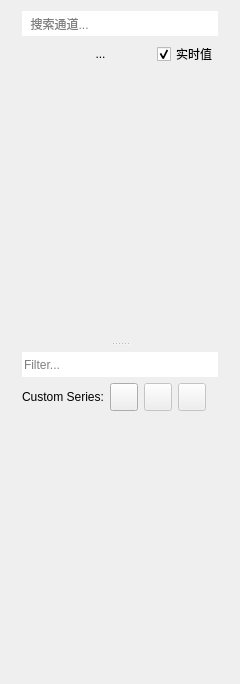
<?xml version="1.0" encoding="UTF-8"?>
<ui version="4.0">
 <class>CurveListPanel</class>
 <widget class="QWidget" name="CurveListPanel">
  <property name="geometry">
   <rect>
    <x>0</x>
    <y>0</y>
    <width>240</width>
    <height>684</height>
   </rect>
  </property>
  <property name="minimumSize">
   <size>
    <width>240</width>
    <height>0</height>
   </size>
  </property>
  <property name="maximumSize">
   <size>
    <width>600</width>
    <height>16777215</height>
   </size>
  </property>
  <property name="baseSize">
   <size>
    <width>280</width>
    <height>0</height>
   </size>
  </property>
  <property name="windowTitle">
   <string/>
  </property>
  <layout class="QVBoxLayout" name="verticalLayout_2">
   <property name="leftMargin">
    <number>0</number>
   </property>
   <property name="topMargin">
    <number>0</number>
   </property>
   <property name="rightMargin">
    <number>0</number>
   </property>
   <property name="bottomMargin">
    <number>0</number>
   </property>
   <item>
    <widget class="QWidget" name="widget" native="true">
     <layout class="QVBoxLayout" name="verticalLayout">
      <property name="topMargin">
       <number>0</number>
      </property>
      <item>
       <widget class="QSplitter" name="splitter">
        <property name="orientation">
         <enum>Qt::Vertical</enum>
        </property>
        <widget class="QWidget" name="layoutWidget">
         <layout class="QVBoxLayout" name="verticalLayoutTop" stretch="0,0,1">
          <property name="bottomMargin">
           <number>6</number>
          </property>
          <item>
           <widget class="LineEdit" name="lineEditFilter">
            <property name="minimumSize">
             <size>
              <width>0</width>
              <height>25</height>
             </size>
            </property>
            <property name="maximumSize">
             <size>
              <width>16777215</width>
              <height>16777215</height>
             </size>
            </property>
            <property name="focusPolicy">
             <enum>Qt::ClickFocus</enum>
            </property>
            <property name="toolTip">
             <string>&lt;html&gt;&lt;head/&gt;&lt;body&gt;&lt;p&gt;&lt;span style=&quot; font-weight:600;&quot;&gt;Search box.&lt;/span&gt;&lt;/p&gt;&lt;p&gt;Display only series that contain these strings.&lt;/p&gt;&lt;p&gt;&lt;span style=&quot; font-weight:600;&quot;&gt;Example&lt;/span&gt;:&lt;/p&gt;&lt;p&gt;Filter: &amp;quot;&lt;span style=&quot; font-weight:600;&quot;&gt;mot pos&lt;/span&gt;&amp;quot;&lt;br/&gt;matching with: &amp;quot;/&lt;span style=&quot; font-weight:600;&quot;&gt;mot&lt;/span&gt;or/&lt;span style=&quot; font-weight:600;&quot;&gt;pos&lt;/span&gt;ition&amp;quot;&lt;/p&gt;&lt;/body&gt;&lt;/html&gt;</string>
            </property>
            <property name="styleSheet">
             <string notr="true"/>
            </property>
            <property name="inputMask">
             <string notr="true" extracomment="Search"/>
            </property>
            <property name="frame">
             <bool>false</bool>
            </property>
            <property name="placeholderText">
             <string>  搜索通道...</string>
            </property>
            <property name="clearButtonEnabled">
             <bool>true</bool>
            </property>
           </widget>
          </item>
          <item>
           <layout class="QHBoxLayout" name="horizontalLayout_3" stretch="0,1,0">
            <property name="topMargin">
             <number>0</number>
            </property>
            <property name="bottomMargin">
             <number>8</number>
            </property>
            <item>
             <widget class="QPushButton" name="pushButtonTrash">
              <property name="minimumSize">
               <size>
                <width>22</width>
                <height>22</height>
               </size>
              </property>
              <property name="maximumSize">
               <size>
                <width>22</width>
                <height>22</height>
               </size>
              </property>
              <property name="toolTip">
               <string>&lt;html&gt;&lt;head/&gt;&lt;body&gt;&lt;p&gt;Remove all the time series or just the data point.&lt;/p&gt;&lt;/body&gt;&lt;/html&gt;</string>
              </property>
              <property name="text">
               <string/>
              </property>
              <property name="iconSize">
               <size>
                <width>18</width>
                <height>18</height>
               </size>
              </property>
              <property name="flat">
               <bool>true</bool>
              </property>
             </widget>
            </item>
            <item>
             <widget class="QLabel" name="labelNumberDisplayed">
              <property name="text">
               <string>...</string>
              </property>
              <property name="alignment">
               <set>Qt::AlignCenter</set>
              </property>
             </widget>
            </item>
            <item>
             <widget class="QCheckBox" name="checkBoxShowValues">
              <property name="focusPolicy">
               <enum>Qt::NoFocus</enum>
              </property>
              <property name="toolTip">
               <string>&lt;html&gt;&lt;head/&gt;&lt;body&gt;&lt;p&gt;Show/Hide the second column with the current value of the time series.&lt;/p&gt;&lt;/body&gt;&lt;/html&gt;</string>
              </property>
              <property name="whatsThis">
               <string>&lt;html&gt;&lt;head/&gt;&lt;body&gt;&lt;p&gt;&lt;br/&gt;&lt;/p&gt;&lt;/body&gt;&lt;/html&gt;</string>
              </property>
              <property name="text">
               <string>实时值</string>
              </property>
              <property name="checked">
               <bool>true</bool>
              </property>
             </widget>
            </item>
           </layout>
          </item>
          <item>
           <widget class="QWidget" name="listPlaceholder1" native="true"/>
          </item>
         </layout>
        </widget>
        <widget class="QWidget" name="layoutWidget1">
         <property name="visible">
          <bool>false</bool>
         </property>
         <layout class="QVBoxLayout" name="verticalLayoutBottom" stretch="0,0,1">
          <property name="topMargin">
           <number>6</number>
          </property>
          <item>
           <widget class="LineEdit" name="lineEditCustomFilter">
            <property name="minimumSize">
             <size>
              <width>0</width>
              <height>25</height>
             </size>
            </property>
            <property name="toolTip">
             <string>&lt;html&gt;&lt;head/&gt;&lt;body&gt;&lt;p&gt;Search box to Custom Series&lt;/p&gt;&lt;/body&gt;&lt;/html&gt;</string>
            </property>
            <property name="inputMask">
             <string notr="true"/>
            </property>
            <property name="frame">
             <bool>false</bool>
            </property>
            <property name="placeholderText">
             <string>Filter...</string>
            </property>
            <property name="clearButtonEnabled">
             <bool>true</bool>
            </property>
           </widget>
          </item>
          <item>
           <layout class="QHBoxLayout" name="horizontalLayout_2" stretch="0,0,0,1,0">
            <property name="leftMargin">
             <number>0</number>
            </property>
            <item>
             <widget class="QLabel" name="label">
              <property name="text">
               <string>Custom Series:</string>
              </property>
             </widget>
            </item>
            <item>
             <widget class="QPushButton" name="buttonAddCustom">
              <property name="sizePolicy">
               <sizepolicy hsizetype="Preferred" vsizetype="Fixed">
                <horstretch>0</horstretch>
                <verstretch>0</verstretch>
               </sizepolicy>
              </property>
              <property name="minimumSize">
               <size>
                <width>28</width>
                <height>28</height>
               </size>
              </property>
              <property name="maximumSize">
               <size>
                <width>28</width>
                <height>28</height>
               </size>
              </property>
              <property name="focusPolicy">
               <enum>Qt::NoFocus</enum>
              </property>
              <property name="toolTip">
               <string>&lt;html&gt;&lt;head/&gt;&lt;body&gt;&lt;p&gt;Create a new timeseries&lt;/p&gt;&lt;/body&gt;&lt;/html&gt;</string>
              </property>
              <property name="text">
               <string/>
              </property>
              <property name="iconSize">
               <size>
                <width>20</width>
                <height>20</height>
               </size>
              </property>
              <property name="flat">
               <bool>false</bool>
              </property>
             </widget>
            </item>
            <item>
             <widget class="QPushButton" name="buttonEditCustom">
              <property name="enabled">
               <bool>false</bool>
              </property>
              <property name="sizePolicy">
               <sizepolicy hsizetype="Preferred" vsizetype="Fixed">
                <horstretch>0</horstretch>
                <verstretch>0</verstretch>
               </sizepolicy>
              </property>
              <property name="minimumSize">
               <size>
                <width>28</width>
                <height>28</height>
               </size>
              </property>
              <property name="maximumSize">
               <size>
                <width>28</width>
                <height>28</height>
               </size>
              </property>
              <property name="focusPolicy">
               <enum>Qt::NoFocus</enum>
              </property>
              <property name="toolTip">
               <string>&lt;html&gt;&lt;head/&gt;&lt;body&gt;&lt;p&gt;Modify the selected timeseries&lt;/p&gt;&lt;/body&gt;&lt;/html&gt;</string>
              </property>
              <property name="text">
               <string/>
              </property>
              <property name="iconSize">
               <size>
                <width>18</width>
                <height>18</height>
               </size>
              </property>
              <property name="flat">
               <bool>false</bool>
              </property>
             </widget>
            </item>
            <item>
             <widget class="QPushButton" name="buttonDeleteCustom">
              <property name="enabled">
               <bool>false</bool>
              </property>
              <property name="sizePolicy">
               <sizepolicy hsizetype="Preferred" vsizetype="Fixed">
                <horstretch>0</horstretch>
                <verstretch>0</verstretch>
               </sizepolicy>
              </property>
              <property name="minimumSize">
               <size>
                <width>28</width>
                <height>28</height>
               </size>
              </property>
              <property name="maximumSize">
               <size>
                <width>28</width>
                <height>28</height>
               </size>
              </property>
              <property name="focusPolicy">
               <enum>Qt::NoFocus</enum>
              </property>
              <property name="toolTip">
               <string>&lt;html&gt;&lt;head/&gt;&lt;body&gt;&lt;p&gt;Delete the selected timeseries&lt;/p&gt;&lt;/body&gt;&lt;/html&gt;</string>
              </property>
              <property name="text">
               <string/>
              </property>
              <property name="iconSize">
               <size>
                <width>18</width>
                <height>18</height>
               </size>
              </property>
              <property name="flat">
               <bool>false</bool>
              </property>
             </widget>
            </item>
            <item>
             <spacer name="horizontalSpacer">
              <property name="orientation">
               <enum>Qt::Horizontal</enum>
              </property>
              <property name="sizeHint" stdset="0">
               <size>
                <width>40</width>
                <height>20</height>
               </size>
              </property>
             </spacer>
            </item>
           </layout>
          </item>
          <item>
           <widget class="QWidget" name="listPlaceholder2" native="true"/>
          </item>
         </layout>
        </widget>
       </widget>
      </item>
     </layout>
    </widget>
   </item>
  </layout>
 </widget>
 <customwidgets>
  <customwidget>
   <class>LineEdit</class>
   <extends>QLineEdit</extends>
   <header>PlotJuggler/line_edit.h</header>
  </customwidget>
 </customwidgets>
 <layoutdefault spacing="6" margin="11"/>
 <resources/>
 <connections/>
</ui>
